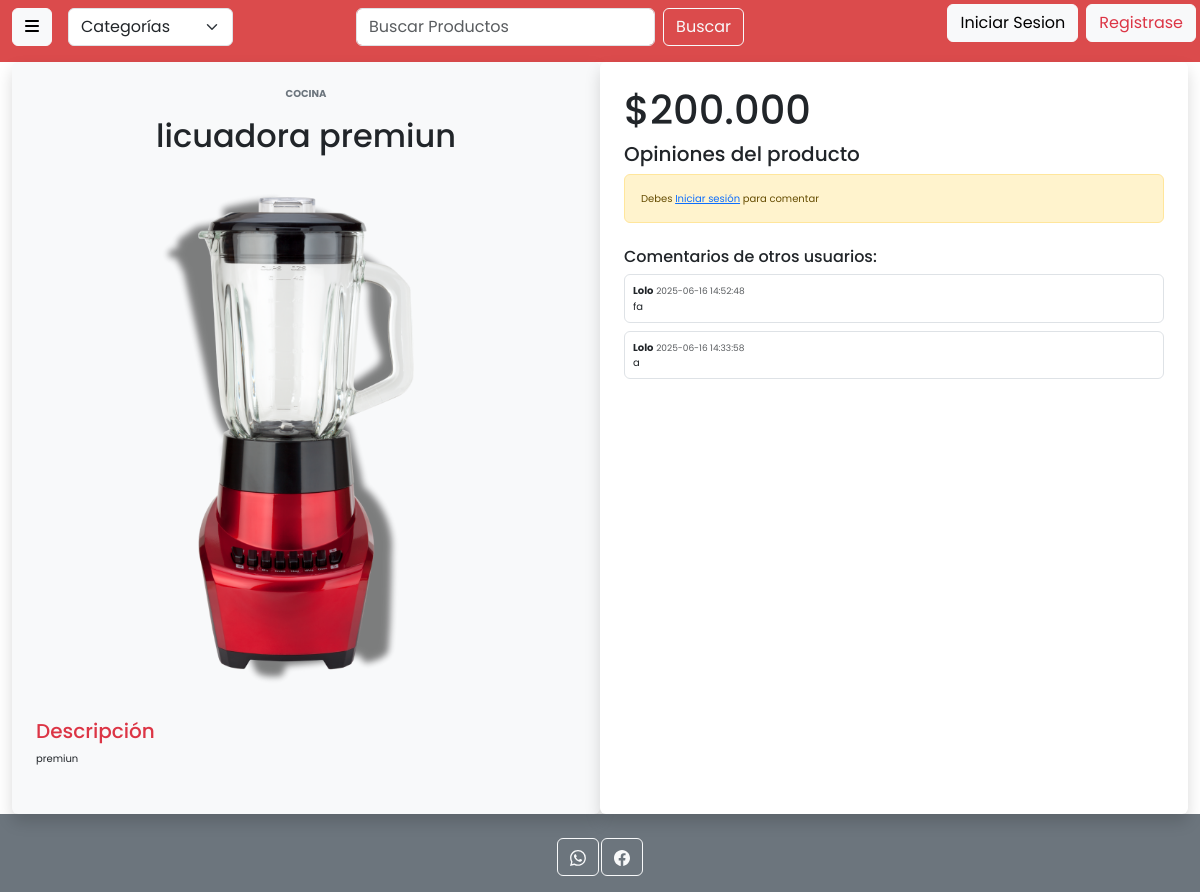
The app's page /index.php?action=productinfo&codigo=10 with its own data.
### tables this page shows
CREATE TABLE IF NOT EXISTS `producto` (
  `codigo` int NOT NULL AUTO_INCREMENT,
  `IdCategoria` int NOT NULL,
  `descripcion` varchar(300) DEFAULT NULL,
  `precio` bigint DEFAULT NULL,
  `foto` blob,
  `nombre` varchar(25) DEFAULT NULL,
  `cantidad` int NOT NULL,
  `estado` tinyint(1) DEFAULT '1',
  PRIMARY KEY (`codigo`),
  KEY `IdCategoria` (`IdCategoria`)
);

CREATE TABLE IF NOT EXISTS `categoria` (
  `IdCategoria` int NOT NULL AUTO_INCREMENT,
  `nombre` varchar(35) DEFAULT NULL,
  PRIMARY KEY (`IdCategoria`)
);

CREATE TABLE IF NOT EXISTS `comentarios` (
  `id` int NOT NULL AUTO_INCREMENT,
  `codigo` varchar(50) NOT NULL,
  `numero_documento` varchar(50) NOT NULL,
  `comentario` text NOT NULL,
  `calificacion` int NOT NULL DEFAULT '1',
  `fecha` datetime DEFAULT CURRENT_TIMESTAMP,
  PRIMARY KEY (`id`),
  KEY `codigo` (`codigo`),
  KEY `numero_documento` (`numero_documento`)
);

CREATE TABLE IF NOT EXISTS `cliente` (
  `numero_documento` bigint NOT NULL,
  `IdDocum` int DEFAULT NULL,
  `nombres` varchar(20) DEFAULT NULL,
  `apellidos` varchar(20) DEFAULT NULL,
  `direccion` varchar(255) DEFAULT NULL,
  `contraseña` varchar(80) DEFAULT NULL,
  `email` varchar(30) DEFAULT NULL,
  `rol` int NOT NULL DEFAULT '0',
  PRIMARY KEY (`numero_documento`),
  KEY `tipo_doc` (`IdDocum`)
);

### controller/ProductoController.php (called while the page is built, shortened)
<?php
require_once './model/ProductoModel.php';
require_once './config/database.php';
class ProductoController
{
    private $db;
    private $ProductoModel;
    public function __construct()
    {
        $database = new Database();
        $this->db = $database->getConnection();
        $this->ProductoModel = new ProductoModel($this->db);
    }
    public function ProductoByCodigo()
    {
        $codigo = $_GET['codigo'] ?? '';
        return $this->ProductoModel->ProductoByCodigoWithCategoria($codigo);
    }
    public function obtenerComentarios($codigo)
    {
        require_once './model/ComentarioModel.php';
        $comentarioModel = new ComentarioModel($this->db);
        return $comentarioModel->obtenerComentariosPorProducto($codigo);
    }
}

### config/database.php (called while the page is built, shortened)
<?php
class Database{
private $host ="localhost";
private $dtabase = "inver_magnus";
private $username = "root";
private $password = "";
public function getConnection(){
    $this->conn = null;
    try{
        $this->conn = new PDO("mysql:host=".$this->host. ";dbname=".$this->dtabase, $this->username, $this->password);
        $this->conn->exec("set names utf8");
    }catch(PDOException $exception){
        echo "Error de conexión ".$exception->getMessage();
    }
    return $this->conn;
}
}

### model/ProductoModel.php (called while the page is built, shortened)
<?php
class ProductoModel{
    private $conn;
    private $table = 'producto';
    public function __construct($db){
        $this->conn= $db;
    }
    public function ProductoByCodigoWithCategoria($codigo){
        $query = "SELECT p.*, c.nombre AS categoria_nombre FROM " . $this->table . " p
                  LEFT JOIN categoria c ON p.IdCategoria = c.IdCategoria
                  WHERE p.codigo LIKE ?";
        $stmt = $this->conn->prepare($query);
        $stmt->execute(['%' . $codigo . '%']);
        return $stmt->fetchAll(PDO::FETCH_ASSOC);
    }
    }

### model/ComentarioModel.php (called while the page is built, shortened)
<?php
class ComentarioModel {
    private $conn;
    public function __construct($db) {
        $this->conn = $db;
    }
    public function obtenerComentariosPorProducto($codigo) {
        $stmt = $this->conn->prepare("SELECT c.comentario, c.fecha, cl.nombres FROM comentarios c JOIN cliente cl ON c.numero_documento = cl.numero_documento WHERE c.codigo = ? ORDER BY c.fecha DESC");
        $stmt->execute([$codigo]);
        return $stmt->fetchAll(PDO::FETCH_ASSOC);
    }
}

### views/productinfo.php (the view, shortened to what this page needs)
<!DOCTYPE html>
<html lang="es">
<head>
    <link rel="stylesheet" href="https://cdn.jsdelivr.net/npm/bootstrap@5.3.2/dist/css/bootstrap.min.css">
    <link rel="stylesheet" href="css/productinfo.css">
    <link rel="stylesheet" href="https://cdnjs.cloudflare.com/ajax/libs/font-awesome/6.0.0-beta3/css/all.min.css" />
</head>
<body>
    <div class="container-fluid" id="cajamadre">
        <div class="row">
            <div class="col-md-3 d-flex align-items-center gap-2">
                <button class="btn btn-light me-2" type="button" data-bs-toggle="offcanvas" data-bs-target="#menuLateral" aria-controls="menuLateral" aria-label="Toggle navigation">
                    <i class="fas fa-bars"></i>
                </button>
                <form method="get" action="index.php?action=verCategoria">
                    <select name="IdCategoria" class="form-select w-75" onchange="this.form.submit()">
                        <option value="">Categorías</option>
                    </select>
                </form>
            </div>
            <div class="col-md-5 p-1">
                <form action="index.php?action=barraBusqueda" method="get" class="d-flex p-1">
                    <input class="form-control mx-5 me-2" name="nombre" type="text" placeholder="Buscar Productos" />
                    <button class="btn btn-outline-light me-5" type="submit">Buscar</button>
                </form>
            </div>
            <?php
            $logeado = isset($_SESSION['cliente']);
            ?>
            <?php if (!$logeado): ?>
                <div id="regis" class="col-md-4 p-1 d-flex justify-content-end">
                    <form action="index.php?action=login" method="GET" class="me-2">
                        <button type="submit" name="action" value="login" class="btn btn-light text-black h-100">Iniciar Sesion</button>
                    </form>
                    <form action="index.php?action=insertUser" method="GET" class="">
                        <button type="submit" name="action" value="insertUser" class="btn btn-light text-danger h-100 ">Registrase</button>
                    </form>
                </div>
            <?php endif; ?>
            <div id="regis" class="col-md-4 p-1 d-flex justify-content-end align-items-center">
            </div>
        </div>
    </div>
    <div class="container-fluid" id="detallesproducto">
        <div class="container-fluid">
            <div class="row">
                <div class="col-md-6 p-4 bg-light rounded shadow">
                    <?php foreach ($Productos as $producto): ?>
                        <p class="text-uppercase fw-bold text-center text-secondary"><?php echo $producto['categoria_nombre']; ?></p>
                        <h2 class="text-center"><?php echo $producto['nombre']; ?></h2>
                        <img src="photo/<?= $producto['foto'] ?>" alt="Imagen producto" class="img-fluid d-block mx-auto">
                        <div class="text-start mt-3">
                            <h5 class="text-danger">Descripción</h5>
                            <p><?php echo $producto['descripcion']; ?></p>
                        </div>
                </div>
                <div class="col-md-6 p-4 bg-white rounded shadow">
                    <h1 class="text-start">$<?= number_format($producto['precio'], 0, '', '.') ?></h1>
                <?php endforeach; ?>
                <h5 class="text-start">Opiniones del producto</h5>
                <?php if (isset($_SESSION['cliente'])): ?>
                    <form action="index.php?action=comentarProducto" method="post" id="formComentario">
                        <input type="hidden" name="codigo" value="<?= $producto['codigo'] ?>">
                        <div class="mb-3">
                            <label for="comentario" class="form-label">Tu comentario:</label>
                            <textarea name="comentario" class="form-control" required></textarea>
                        </div>
                        <button type="submit" class="btn btn-danger">Enviar comentario</button>
                    </form>
                <?php else: ?>
                    <div class="alert alert-warning">Debes <a href="index.php?action=login">Iniciar sesión</a> para comentar
                    </div>
                <?php endif; ?>
                <div class="mt-4">
                    <h6>Comentarios de otros usuarios:</h6>
                    <?php if (!empty($Comentarios)): ?>
                        <?php foreach ($Comentarios as $comentario): ?>
                            <div class="border rounded p-2 mb-2">
                                <strong><?= htmlspecialchars($comentario['nombres']) ?></strong>
                                <span class="text-muted" style="font-size:0.9em;"><?= htmlspecialchars($comentario['fecha']) ?></span>
                                <p class="mb-0"><?= htmlspecialchars($comentario['comentario']) ?></p>
                            </div>
                        <?php endforeach; ?>
                    <?php else: ?>
                        <p class="text-muted">Aún no hay comentarios para este producto.</p>
                    <?php endif; ?>
                </div>
                </div>
            </div>
        </div>
    </div>
    <div class="container-fluid footer bg-secondary">
        <div class="row">
            <div class="col-12 p-3 mt-2 text-center">
                <button class="btn btn-outline-light"></button>
                <button class="btn btn-outline-light"></button>
            </div>
        </div>
    </div>
</body>
</html>

### css/productinfo.css (style rules this page uses)
body { font-family: 'Poppins'; font-size: 10px; font-style: bold; }
* { padding: 0; margin: 0; }
#cajamadre { width: 100%; background-color: #db4b4c; }
#regis { display: flex; flex-direction: row; justify-content: flex-end; align-items: start; }

### records on screen
producto: IdCategoria.nombre "COCINA", nombre "licuadora premiun", foto (picture), descripcion "premiun", precio "200.000"
comentarios: cliente.nombres "Lolo", fecha "2025-06-16 14:52:48", comentario "fa"
comentarios: cliente.nombres "Lolo", fecha "2025-06-16 14:33:58", comentario "a"
